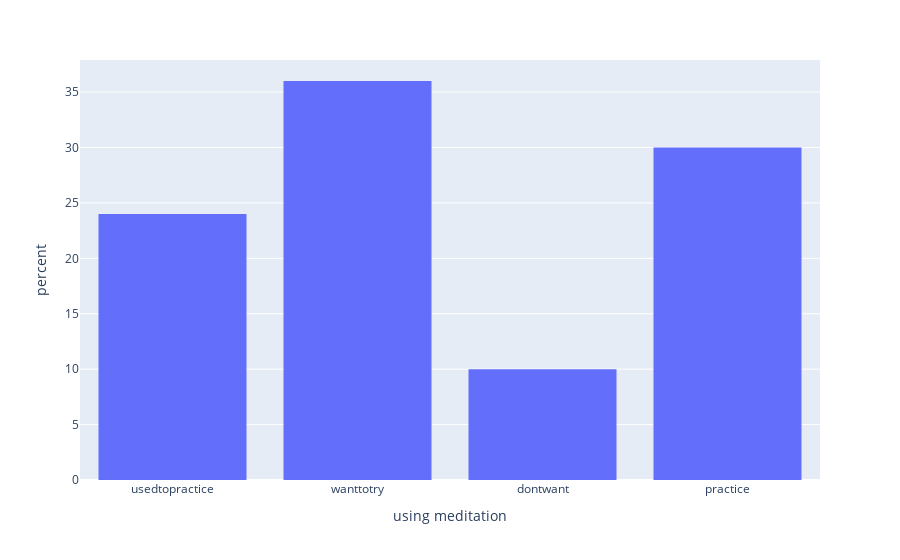

The code cell stored with this chart in its notebook:
### Code cell
fig = px.histogram(answers_df, x='using meditation', histnorm='percent')
fig.show()

### Figure 1 — Plotly figure (JSON) as saved in the notebook; plotly's stock layout.template omitted (floating-point values rounded to 4 significant figures)
{"data": [{"alignmentgroup": "True", "bingroup": "x", "histnorm": "percent", "hovertemplate": "using meditation=%{x}<br>percent=%{y}<extra></extra>", "legendgroup": "", "marker": {"color": "#636efa", "pattern": {"shape": ""}}, "name": "", "offsetgroup": "", "orientation": "v", "showlegend": false, "type": "histogram", "x": ["usedtopractice", "wanttotry", "usedtopractice", "dontwant", "usedtopractice", "wanttotry", "practice", "practice", "wanttotry", "practice", "usedtopractice", "practice", "usedtopractice", "wanttotry", "practice", "usedtopractice", "practice", "wanttotry", "wanttotry", "wanttotry", "wanttotry", "practice", "practice", "practice", "practice", "practice", "wanttotry", "usedtopractice", "wanttotry", "wanttotry", "usedtopractice", "usedtopractice", "usedtopractice", "practice", "wanttotry", "wanttotry", "dontwant", "wanttotry", "dontwant", "wanttotry", "wanttotry", "practice", "practice", "usedtopractice", "dontwant", "practice", "wanttotry", "dontwant", "usedtopractice", "wanttotry"], "xaxis": "x", "yaxis": "y"}], "layout": {"barmode": "relative", "legend": {"tracegroupgap": 0}, "margin": {"t": 60}, "xaxis": {"anchor": "y", "domain": [0, 1], "title": {"text": "using meditation"}}, "yaxis": {"anchor": "x", "domain": [0, 1], "title": {"text": "percent"}}}}
